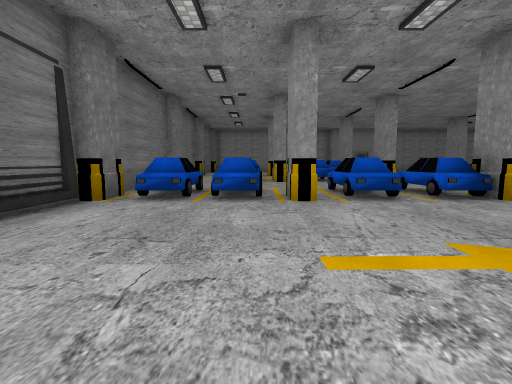
[1] (above)

19 first-person views from a walk through a 3-D level made in the Unity game engine. The camera is 1.3 m above the floor, tilts 6° down and sees 85° across. The floor is counted in squares, 2 m on a side. Each view is taken from the middle of a square. On the plan, view 1 faces up. The plan holds only what a view shows up to about 9 squares ahead; the rest is blank. The place goes on beyond the plan. The player is left out. Some surface patterns are stand-ins.

[2]
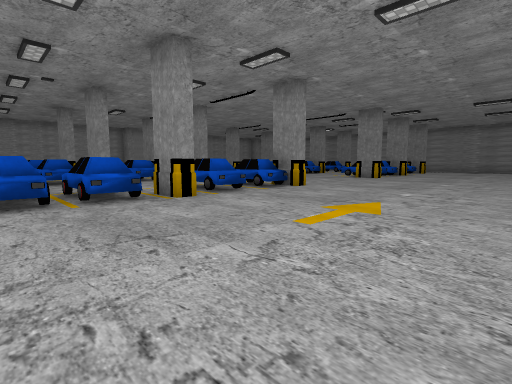

[3]
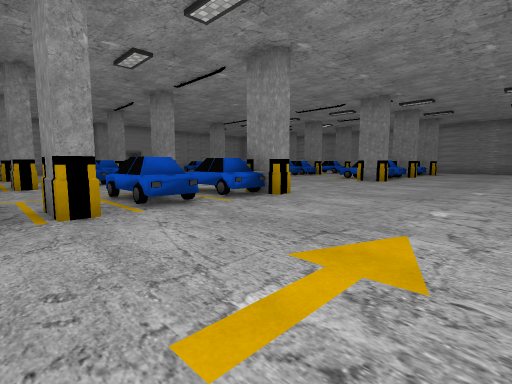

[4]
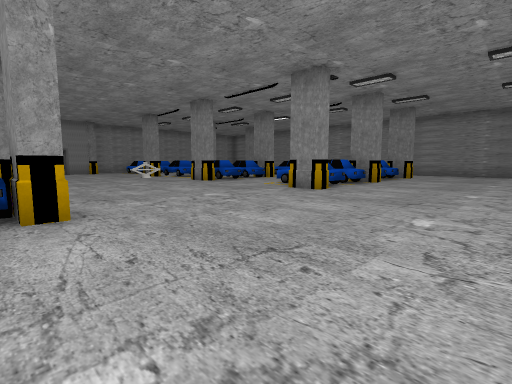

[5]
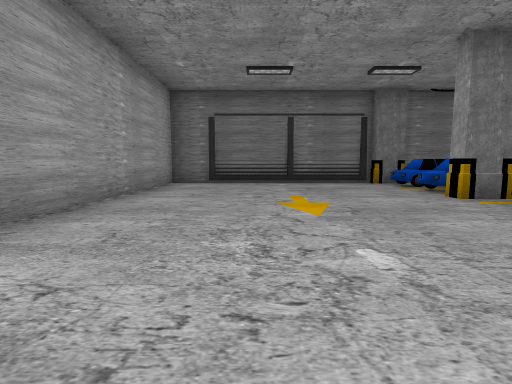

[6]
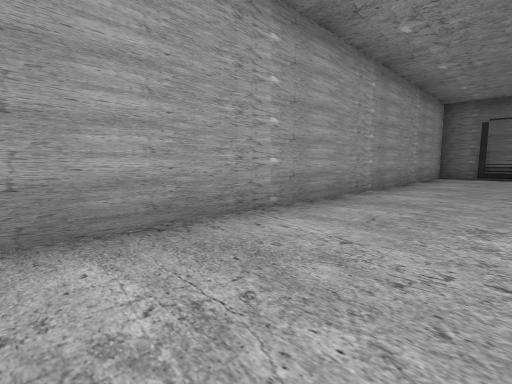

[7]
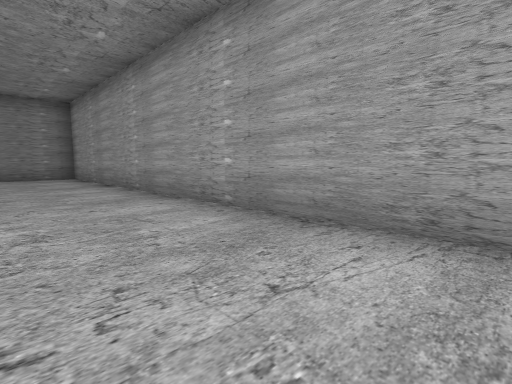

[8]
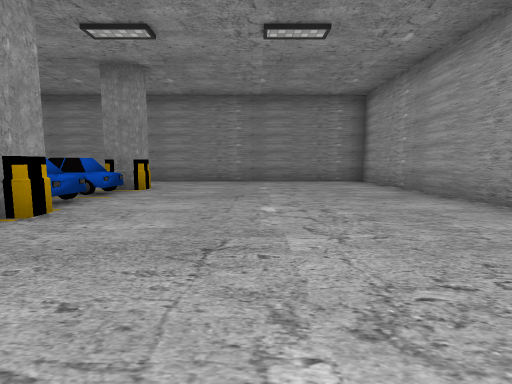

[9]
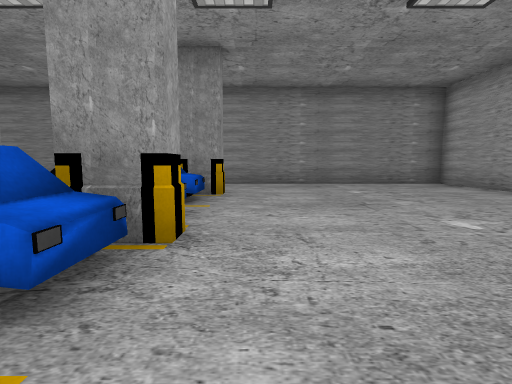

[10]
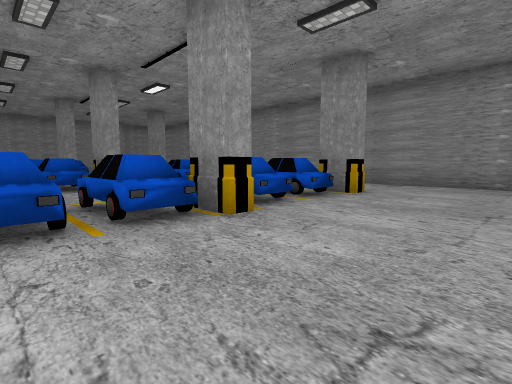

[11]
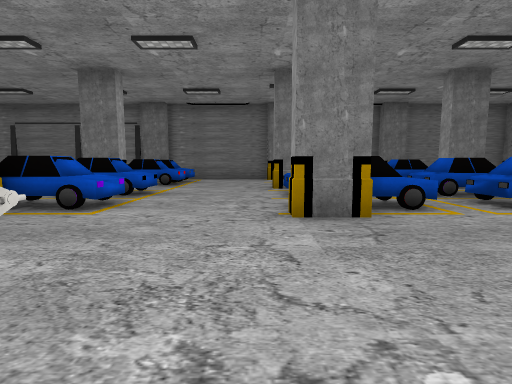

[12]
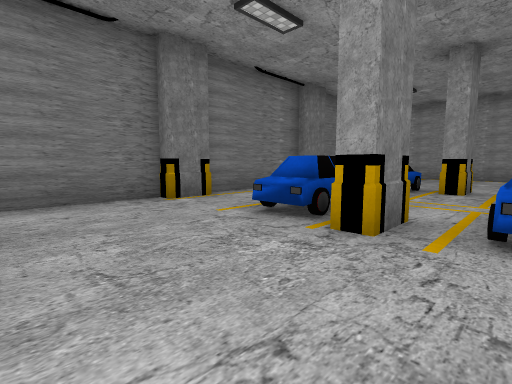

[13]
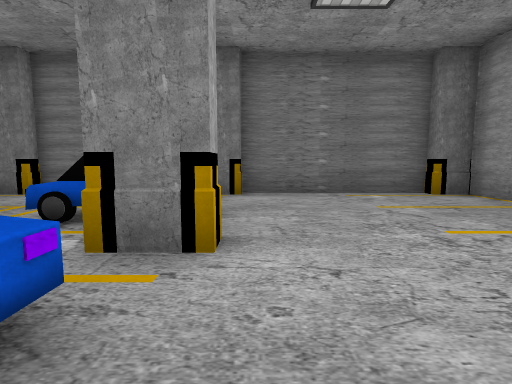

[14]
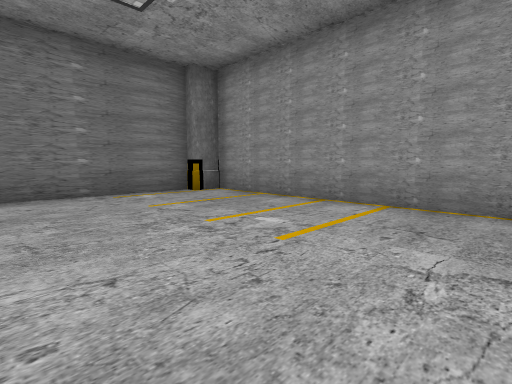

[15]
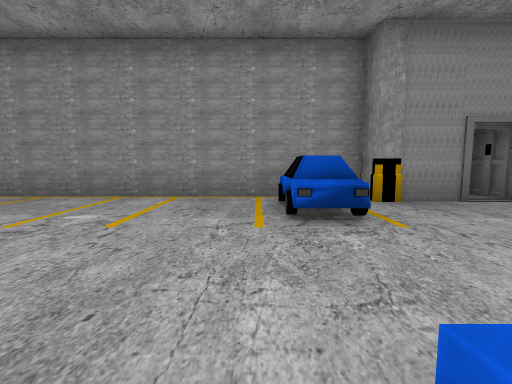

[16]
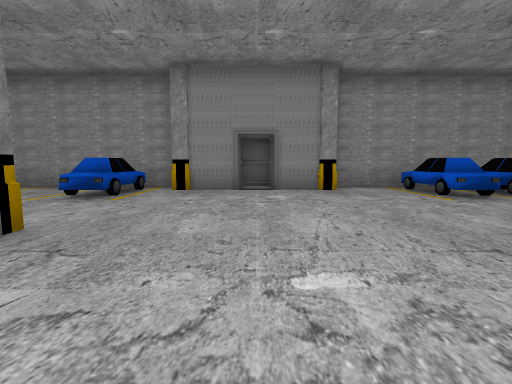

[17]
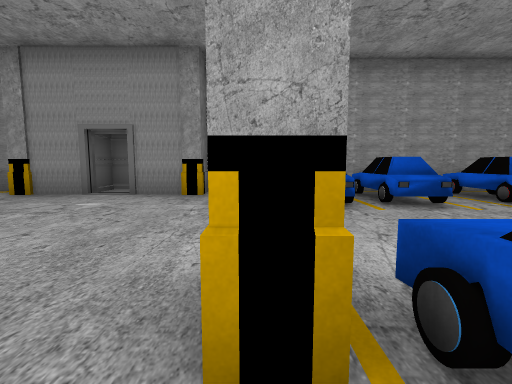

[18]
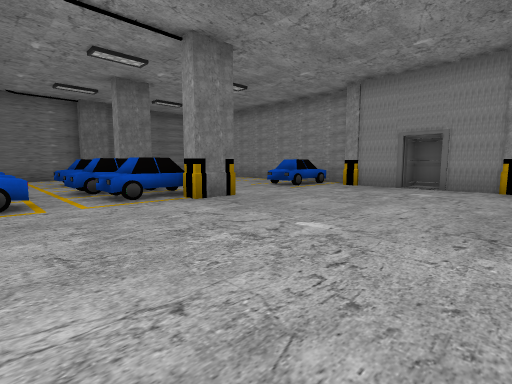

[19]
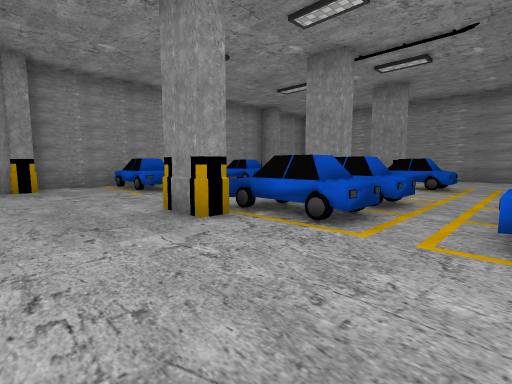

### Floor plan
Points are (right, up) in squares from view 1. A wall is a line through its corners. A room is listed if a view was taken in it or the views show most of it. See-through windows are left out.
Room 1 (views 1, 2, 3, 4, 5, 6, 7, 8, 9, 10, 11, 12, 13, 14, 15, 16, 17, 18, 19)
walls: (7.4, 7.8) (6.6, 7.8); (10.4, 4.7) (9.9, 4.7) (9.9, 5.6); (13.2, 9.5) (13.2, 10.4); (10.4, 13.8) (9.9, 13.8) (9.9, 14.8); (1, 10.5) (1, 9.5) (0.6, 9.5) (0.6, 10.4); (1, 5.6) (1, 4.7) (0.6, 4.7) (0.6, 5.5); (0.6, 14.7) (1, 14.7) (1, 13.8) (0.5, 13.8); (6.5, 18.7) (5, 18.7) (5, 19.4) (-2.7, 19.4) (-2.7, 18.6); (16.7, 13.8) (16.7, 14.6); (17.1, 4.7) (16.7, 4.7) (16.7, 5.6); (-2.7, 10.5) (-2.7, 9.4); (-3, 9.5) (-3, 5.8); (-2.7, 5.6) (-2.7, 4.6); (12.5, 19.4) (8.9, 19.4) (8.9, 18.7) (7.5, 18.7); (19.6, 10.1) (19.6, 12.2); (-3, 4.8) (-3, -1.7) (19.6, -1.7) (19.6, 5.9); (-3, 13.4) (-3, 10.3); (-2.7, 14.8) (-2.7, 14.1); (15.9, 19.4) (14.6, 19.4); (-3, 18.8) (-3, 14.6)
objects: other object (-2, 5) to (-2, 6); other object (0, 5) to (0, 6); other object (0, 10) to (0, 11); other object (0, 13) to (0, 14); other object (2, 5) to (2, 6); other object (2, 10) to (2, 11); other object (2, 13) to (2, 14); other object (4, 5) to (4, 7); other object (4, 10) to (4, 11); other object (4, 13) to (4, 14); other object (4, 17) to (4, 19); other object (7, 19); other object (11, 5) to (11, 6); other object (11, 10) to (11, 11); other object (11, 13) to (11, 14); other object (11, 17) to (11, 19); other object (12, 6) to (13, 6); other object (12, 10) to (13, 11); other object (12, 13) to (13, 13); other object (12, 17) to (13, 19); other object (14, 5) to (15, 7); other object (14, 17) to (14, 19); other object (16, 5) to (16, 7); other object (16, 10) to (16, 11); other object (16, 13) to (16, 14)

Positions as (right, up) in squares from view 1, and headings:
1: (0, 0), facing up
2: (-2, 0), facing up-right
3: (0, 1), facing up-right
4: (4, 1), facing up-right
5: (6, 1), facing left
6: (10, 1), facing down-left
7: (7, 1), facing down-right
8: (10, 2), facing right
9: (11, 4), facing right
10: (11, 2), facing up-right
11: (8, 9), facing left
12: (2, 7), facing up-left
13: (3, 15), facing left
14: (3, 15), facing up-left
15: (3, 14), facing up
16: (7, 12), facing up
17: (10, 13), facing up
18: (9, 11), facing up-left
19: (8, 11), facing up-right
